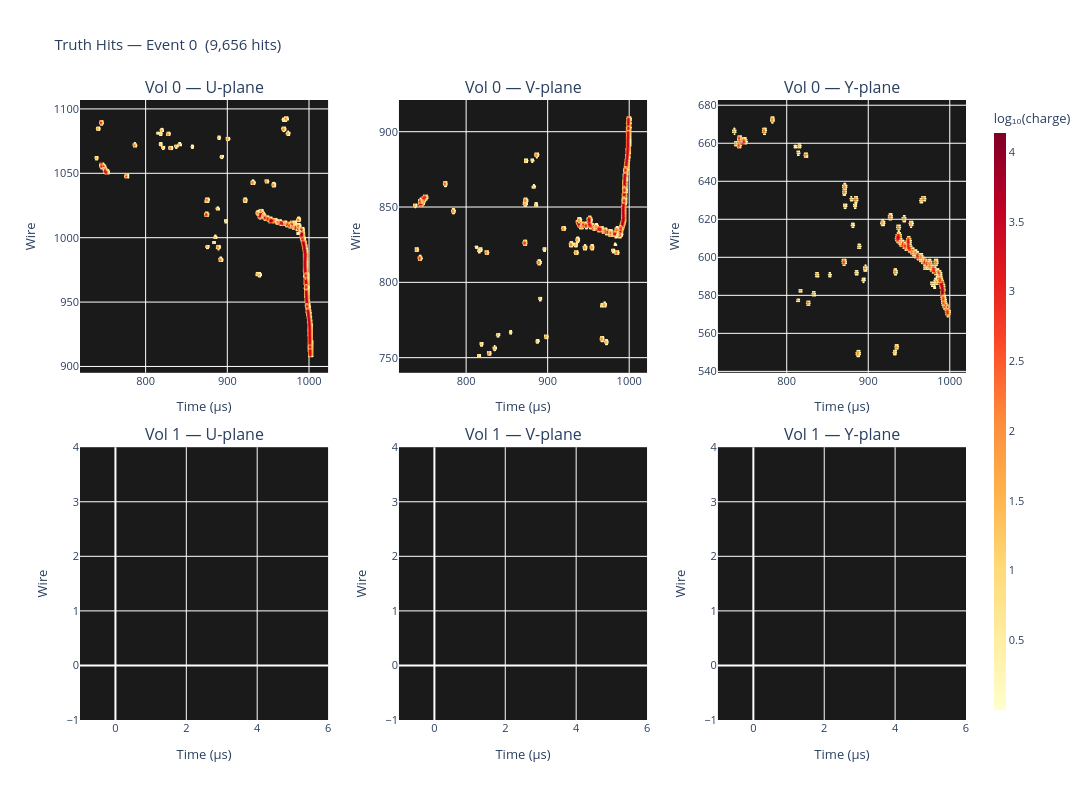

Notebook cell for this chart:
### Code cell
# =============================================================================
# PLOTLY: TRUTH HITS (INTERACTIVE)
# =============================================================================
if INCLUDE_TRACK_HITS:
    import plotly.graph_objects as go
    from plotly.subplots import make_subplots

    _n_rows = cfg.n_volumes
    _n_cols = max(cfg.volumes[v].n_planes for v in range(cfg.n_volumes))
    _titles = [
        f"Vol {vi} — {cfg.plane_names[vi][pi]}-plane"
        for vi in range(_n_rows)
        for pi in range(cfg.volumes[vi].n_planes)
    ]

    fig_truth_px = make_subplots(
        rows=_n_rows, cols=_n_cols,
        subplot_titles=_titles,
        horizontal_spacing=0.08, vertical_spacing=0.12,
    )

    for _idx, ((vi, pi), data) in enumerate(sorted(truth_sparse.items())):
        _wire = np.asarray(data['wire'],   dtype=np.float32)
        _t    = np.asarray(data['time'],   dtype=np.float32) * cfg.time_step_us
        _vals = np.asarray(data['values'], dtype=np.float32)
        _show_scale = (_idx == 0)

        if len(_wire) > 0:
            _log_vals = np.log10(np.clip(_vals, 1, None))
        else:
            _log_vals = _vals

        fig_truth_px.add_trace(go.Scattergl(
            x=_t, y=_wire,
            mode='markers',
            marker=dict(
                color=_log_vals,
                colorscale='YlOrRd',
                size=2,
                showscale=_show_scale,
                colorbar=dict(title='log₁₀(charge)', thickness=12) if _show_scale else None,
            ),
            name=f"Vol{vi}/{cfg.plane_names[vi][pi]}",
            hovertemplate="time: %{x:.2f} µs<br>wire: %{y}<br>charge: %{marker.color:.2f}<extra></extra>",
        ), row=vi + 1, col=pi + 1)

        fig_truth_px.update_xaxes(title_text="Time (µs)", row=vi + 1, col=pi + 1)
        fig_truth_px.update_yaxes(title_text="Wire",       row=vi + 1, col=pi + 1)

    fig_truth_px.update_layout(
        title=f"Truth Hits — Event {EVENT_IDX}  ({total_hits:,} hits)",
        height=400 * _n_rows, width=420 * _n_cols,
        plot_bgcolor='#1a1a1a', paper_bgcolor='white',
        font=dict(size=11),
        showlegend=False,
    )
    fig_truth_px.show()
else:
    print("Track labeling disabled.")

### Figure 1 — Plotly figure (JSON) as saved in the notebook; plotly's stock layout.template omitted (floating-point values rounded to 4 significant figures; data arrays with more than 128 entries replaced by an {"elided": "..."} marker saying what was removed)
{"data": [{"hovertemplate": "time: %{x:.2f} µs<br>wire: %{y}<br>charge: %{marker.color:.2f}<extra></extra>", "marker": {"color": {"elided": "3546 float values"}, "colorbar": {"thickness": 12, "title": {"text": "log₁₀(charge)"}}, "colorscale": [[0, "rgb(255,255,204)"], [0.125, "rgb(255,237,160)"], [0.25, "rgb(254,217,118)"], [0.375, "rgb(254,178,76)"], [0.5, "rgb(253,141,60)"], [0.625, "rgb(252,78,42)"], [0.75, "rgb(227,26,28)"], [0.875, "rgb(189,0,38)"], [1, "rgb(128,0,38)"]], "showscale": true, "size": 2}, "mode": "markers", "name": "Vol0/U", "type": "scattergl", "x": {"elided": "3546 float values"}, "xaxis": "x", "y": {"elided": "3546 float values"}, "yaxis": "y"}, {"hovertemplate": "time: %{x:.2f} µs<br>wire: %{y}<br>charge: %{marker.color:.2f}<extra></extra>", "marker": {"color": {"elided": "3332 float values"}, "colorscale": [[0, "rgb(255,255,204)"], [0.125, "rgb(255,237,160)"], [0.25, "rgb(254,217,118)"], [0.375, "rgb(254,178,76)"], [0.5, "rgb(253,141,60)"], [0.625, "rgb(252,78,42)"], [0.75, "rgb(227,26,28)"], [0.875, "rgb(189,0,38)"], [1, "rgb(128,0,38)"]], "showscale": false, "size": 2}, "mode": "markers", "name": "Vol0/V", "type": "scattergl", "x": {"elided": "3332 float values"}, "xaxis": "x2", "y": {"elided": "3332 float values"}, "yaxis": "y2"}, {"hovertemplate": "time: %{x:.2f} µs<br>wire: %{y}<br>charge: %{marker.color:.2f}<extra></extra>", "marker": {"color": {"elided": "2778 float values"}, "colorscale": [[0, "rgb(255,255,204)"], [0.125, "rgb(255,237,160)"], [0.25, "rgb(254,217,118)"], [0.375, "rgb(254,178,76)"], [0.5, "rgb(253,141,60)"], [0.625, "rgb(252,78,42)"], [0.75, "rgb(227,26,28)"], [0.875, "rgb(189,0,38)"], [1, "rgb(128,0,38)"]], "showscale": false, "size": 2}, "mode": "markers", "name": "Vol0/Y", "type": "scattergl", "x": {"elided": "2778 float values"}, "xaxis": "x3", "y": {"elided": "2778 float values"}, "yaxis": "y3"}, {"hovertemplate": "time: %{x:.2f} µs<br>wire: %{y}<br>charge: %{marker.color:.2f}<extra></extra>", "marker": {"color": [], "colorscale": [[0, "rgb(255,255,204)"], [0.125, "rgb(255,237,160)"], [0.25, "rgb(254,217,118)"], [0.375, "rgb(254,178,76)"], [0.5, "rgb(253,141,60)"], [0.625, "rgb(252,78,42)"], [0.75, "rgb(227,26,28)"], [0.875, "rgb(189,0,38)"], [1, "rgb(128,0,38)"]], "showscale": false, "size": 2}, "mode": "markers", "name": "Vol1/U", "type": "scattergl", "x": [], "xaxis": "x4", "y": [], "yaxis": "y4"}, {"hovertemplate": "time: %{x:.2f} µs<br>wire: %{y}<br>charge: %{marker.color:.2f}<extra></extra>", "marker": {"color": [], "colorscale": [[0, "rgb(255,255,204)"], [0.125, "rgb(255,237,160)"], [0.25, "rgb(254,217,118)"], [0.375, "rgb(254,178,76)"], [0.5, "rgb(253,141,60)"], [0.625, "rgb(252,78,42)"], [0.75, "rgb(227,26,28)"], [0.875, "rgb(189,0,38)"], [1, "rgb(128,0,38)"]], "showscale": false, "size": 2}, "mode": "markers", "name": "Vol1/V", "type": "scattergl", "x": [], "xaxis": "x5", "y": [], "yaxis": "y5"}, {"hovertemplate": "time: %{x:.2f} µs<br>wire: %{y}<br>charge: %{marker.color:.2f}<extra></extra>", "marker": {"color": [], "colorscale": [[0, "rgb(255,255,204)"], [0.125, "rgb(255,237,160)"], [0.25, "rgb(254,217,118)"], [0.375, "rgb(254,178,76)"], [0.5, "rgb(253,141,60)"], [0.625, "rgb(252,78,42)"], [0.75, "rgb(227,26,28)"], [0.875, "rgb(189,0,38)"], [1, "rgb(128,0,38)"]], "showscale": false, "size": 2}, "mode": "markers", "name": "Vol1/Y", "type": "scattergl", "x": [], "xaxis": "x6", "y": [], "yaxis": "y6"}], "layout": {"annotations": [{"font": {"size": 16}, "showarrow": false, "text": "Vol 0 — U-plane", "x": 0.14, "xanchor": "center", "xref": "paper", "y": 1, "yanchor": "bottom", "yref": "paper"}, {"font": {"size": 16}, "showarrow": false, "text": "Vol 0 — V-plane", "x": 0.5, "xanchor": "center", "xref": "paper", "y": 1, "yanchor": "bottom", "yref": "paper"}, {"font": {"size": 16}, "showarrow": false, "text": "Vol 0 — Y-plane", "x": 0.86, "xanchor": "center", "xref": "paper", "y": 1, "yanchor": "bottom", "yref": "paper"}, {"font": {"size": 16}, "showarrow": false, "text": "Vol 1 — U-plane", "x": 0.14, "xanchor": "center", "xref": "paper", "y": 0.44, "yanchor": "bottom", "yref": "paper"}, {"font": {"size": 16}, "showarrow": false, "text": "Vol 1 — V-plane", "x": 0.5, "xanchor": "center", "xref": "paper", "y": 0.44, "yanchor": "bottom", "yref": "paper"}, {"font": {"size": 16}, "showarrow": false, "text": "Vol 1 — Y-plane", "x": 0.86, "xanchor": "center", "xref": "paper", "y": 0.44, "yanchor": "bottom", "yref": "paper"}], "font": {"size": 11}, "height": 800, "paper_bgcolor": "white", "plot_bgcolor": "#1a1a1a", "showlegend": false, "title": {"text": "Truth Hits — Event 0  (9,656 hits)"}, "width": 1260, "xaxis": {"anchor": "y", "domain": [0, 0.28], "title": {"text": "Time (µs)"}}, "xaxis2": {"anchor": "y2", "domain": [0.36, 0.64], "title": {"text": "Time (µs)"}}, "xaxis3": {"anchor": "y3", "domain": [0.72, 1], "title": {"text": "Time (µs)"}}, "xaxis4": {"anchor": "y4", "domain": [0, 0.28], "title": {"text": "Time (µs)"}}, "xaxis5": {"anchor": "y5", "domain": [0.36, 0.64], "title": {"text": "Time (µs)"}}, "xaxis6": {"anchor": "y6", "domain": [0.72, 1], "title": {"text": "Time (µs)"}}, "yaxis": {"anchor": "x", "domain": [0.56, 1], "title": {"text": "Wire"}}, "yaxis2": {"anchor": "x2", "domain": [0.56, 1], "title": {"text": "Wire"}}, "yaxis3": {"anchor": "x3", "domain": [0.56, 1], "title": {"text": "Wire"}}, "yaxis4": {"anchor": "x4", "domain": [0, 0.44], "title": {"text": "Wire"}}, "yaxis5": {"anchor": "x5", "domain": [0, 0.44], "title": {"text": "Wire"}}, "yaxis6": {"anchor": "x6", "domain": [0, 0.44], "title": {"text": "Wire"}}}}
